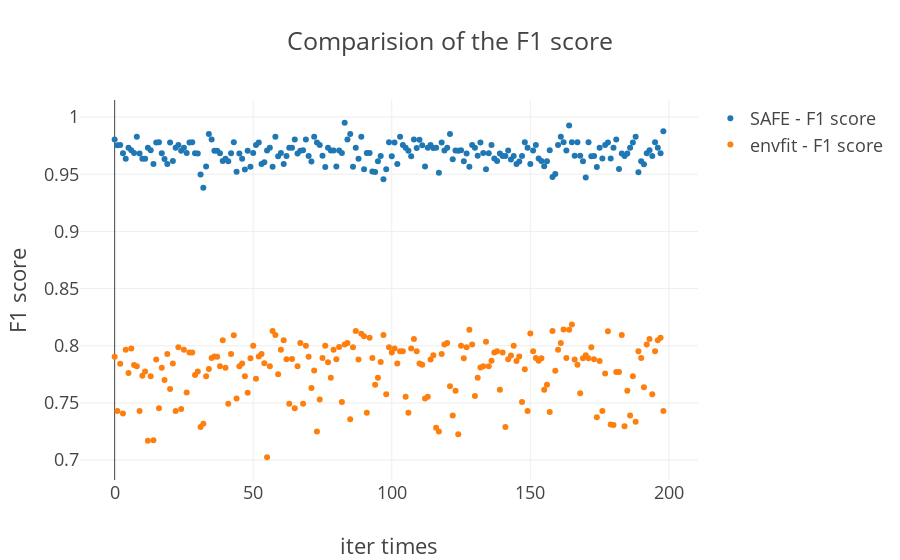

Notebook code cell kept with this figure:
### Code cell
trace0 = go.Scatter(
    x = np.array(range(0,num_i+1)),
    y = list(map(fsafe_f1,res)),
    mode = 'markers',
    name = 'SAFE - F1 score'
)

trace1 = go.Scatter(
    x = np.array(range(0,num_i+1)),
    y = list(map(fenvfit_f1,res)),
    mode = 'markers',
    name = "envfit - F1 score"
)

data = [trace0,trace1]
layout = dict(yaxis=dict(title='F1 score'),
              xaxis=dict(title='iter times'),
              title="Comparision of the F1 score",
                        font=dict(size=18))

plotly.offline.iplot(dict(data = data,layout=layout))

# plotly.offline.plot(dict(data=data,layout = layout),filename = "comparision of F1 score.html",auto_open=False)

### Figure 1 — Plotly figure (JSON) as saved in the notebook; plotly's stock layout.template omitted (floating-point values rounded to 4 significant figures; data arrays with more than 128 entries replaced by an {"elided": "..."} marker saying what was removed)
{"data": [{"mode": "markers", "name": "SAFE - F1 score", "type": "scatter", "uid": "2afe7bff-4338-4a99-a3d3-3c8466ebf0f9", "x": {"elided": "200 int values"}, "y": {"elided": "199 float values"}}, {"mode": "markers", "name": "envfit - F1 score", "type": "scatter", "uid": "f237a713-35de-4e28-88d1-66e93efa3c55", "x": {"elided": "200 int values"}, "y": {"elided": "199 float values"}}], "layout": {"autosize": true, "font": {"size": 18}, "title": "Comparision of the F1 score", "xaxis": {"autorange": true, "range": [-11.88, 209.9], "title": "iter times", "type": "linear"}, "yaxis": {"autorange": true, "range": [0.6811, 1.016], "title": "F1 score", "type": "linear"}}}
